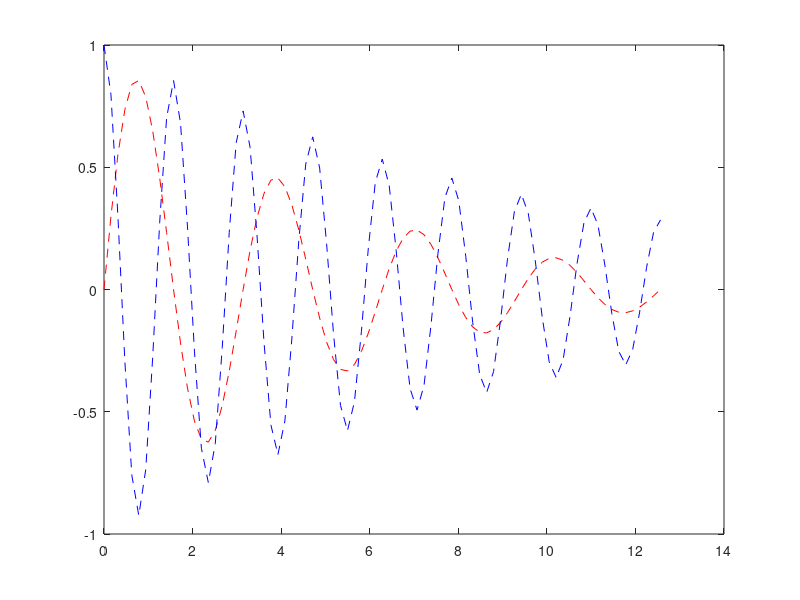

MATLAB code for this plot: (Note: this script raises an error after producing the figure.)
clear all; close all;
x = 0:pi/20:4*pi;
plot(x, exp(-0.2*x) .* sin(2*x), '--r')
hold on
plot(x, exp(-0.1*x) .* cos(4*x), '--b')  
hold off
a = get(gca, 'child');
a(2).LineStyle = '--';
a(2).LineWidth = 2.0;
title('Question 1');
xlabel('X-axis');
ylabel('Y-axis');
legend('Function 1', 'Function 2');
set(a(2), 'Color', 'magenta'); 
